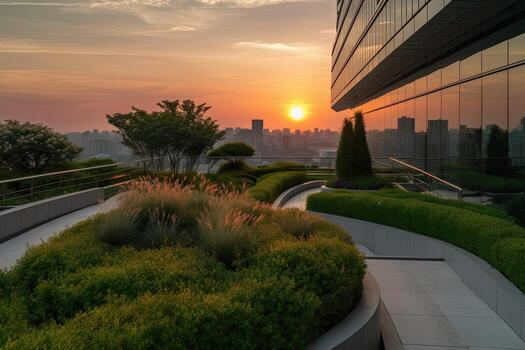
//> input picture data/sample/test.jpg, 525 x 350 px
$ ./main   (built with g++ and OpenCV 4)
//> lines starting //> are read from the running program, lines starting //| are printed output that depends on the picture
#include <opencv2/opencv.hpp>
#include <opencv2/features2d.hpp>
#include <iostream>
#include <vector>

using namespace cv;
using namespace std;

int main()
{
    // Step 1: Load the test image.
    Mat image = imread("data/sample/test.jpg");
//> image is the input picture: 350 rows x 525 cols, CV_8UC3; mean B, G, R 56.3, 79.2, 92.9

    if (image.empty()) {
        cout << "Error: Could not load test.jpg" << endl;
        return 1;
    }

    // Step 2: Convert the image to grayscale.
    Mat gray;
    cvtColor(image, gray, COLOR_BGR2GRAY);
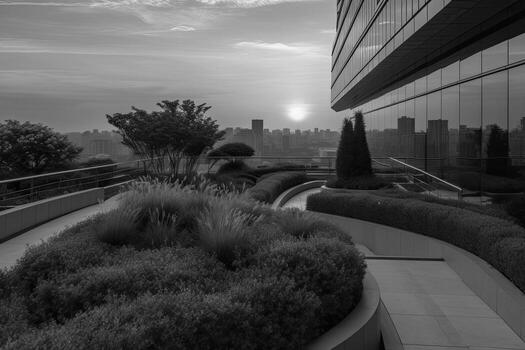
//> gray: 350 rows x 525 cols, CV_8UC1; min 0, max 250, mean 80.7

    // Step 3: Detect SIFT keypoints and descriptors.
    Ptr<SIFT> sift = SIFT::create();

    vector<KeyPoint> keypoints;
    Mat descriptors;

    sift->detectAndCompute(gray, noArray(),
                           keypoints, descriptors);
//> keypoints = 616 keypoints; strongest (x, y, size): (323, 186, 1.9), (288, 82, 75.9), (299, 203, 10), (359, 116, 5.7)

    // Step 4: Print feature information.
    cout << "SIFT Feature Extraction" << endl;
    cout << "Number of keypoints: "
         << keypoints.size() << endl;
//| Number of keypoints: 616

    cout << "Descriptor matrix: "
         << descriptors.rows << " x "
         << descriptors.cols << endl;
//| Descriptor matrix: 616 x 128

    // Step 5: Draw detected keypoints.
    Mat output;
    drawKeypoints(image, keypoints, output,
                  Scalar(0, 255, 0));
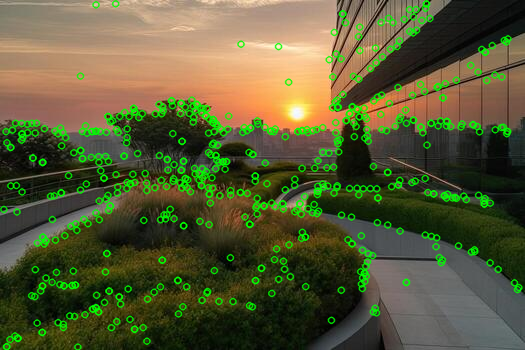
//> output: 350 rows x 525 cols, CV_8UC3; mean B, G, R 53.4, 90.8, 87.6

    // Step 6: Save the output image.
    bool saved = imwrite("results/sift_keypoints.jpg", output);

    if (!saved) {
        cout << "Error: Could not save output image." << endl;
        return 1;
    }

    cout << "Output saved to results/sift_keypoints.jpg"
         << endl;

    return 0;
}
